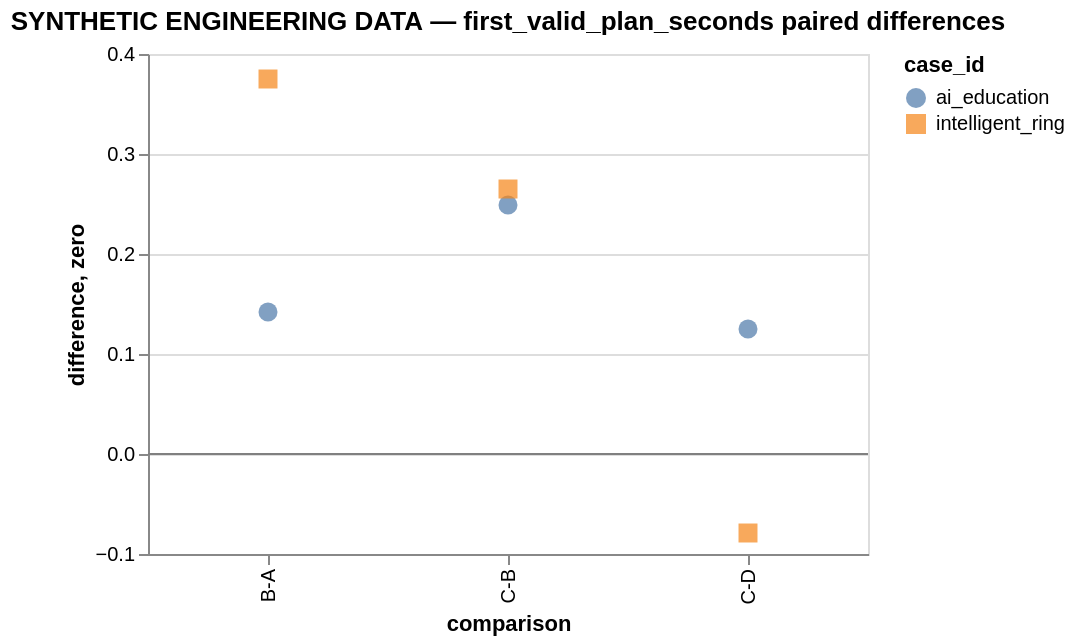

Describe this chart as a Vega-Lite specification.
### Vega-Lite specification from a JSON file in a GitHub repository (floating-point values rounded to 4 significant figures)
{"config": {"view": {"continuousWidth": 300, "continuousHeight": 300}}, "layer": [{"data": {"values": [{"case_id": "ai_education", "comparison": "B-A", "difference": 0.142}, {"case_id": "intelligent_ring", "comparison": "B-A", "difference": 0.375}, {"case_id": "ai_education", "comparison": "C-B", "difference": 0.249}, {"case_id": "intelligent_ring", "comparison": "C-B", "difference": 0.265}, {"case_id": "ai_education", "comparison": "C-D", "difference": 0.125}, {"case_id": "intelligent_ring", "comparison": "C-D", "difference": -0.079}]}, "mark": {"type": "point", "filled": true, "size": 90}, "encoding": {"color": {"field": "case_id", "type": "nominal"}, "shape": {"field": "case_id", "type": "nominal"}, "tooltip": [{"field": "case_id", "type": "nominal"}, {"field": "comparison", "type": "nominal"}, {"field": "difference", "type": "quantitative"}], "x": {"field": "comparison", "sort": ["B-A", "C-B", "C-D"], "type": "nominal"}, "y": {"field": "difference", "type": "quantitative"}}, "title": "SYNTHETIC ENGINEERING DATA — first_valid_plan_seconds paired differences"}, {"data": {"values": [{"zero": 0}]}, "mark": {"type": "rule", "color": "gray"}, "encoding": {"y": {"field": "zero", "type": "quantitative"}}}], "height": 250, "width": 360, "$schema": "https://vega.github.io/schema/vega-lite/v6.4.1.json"}
